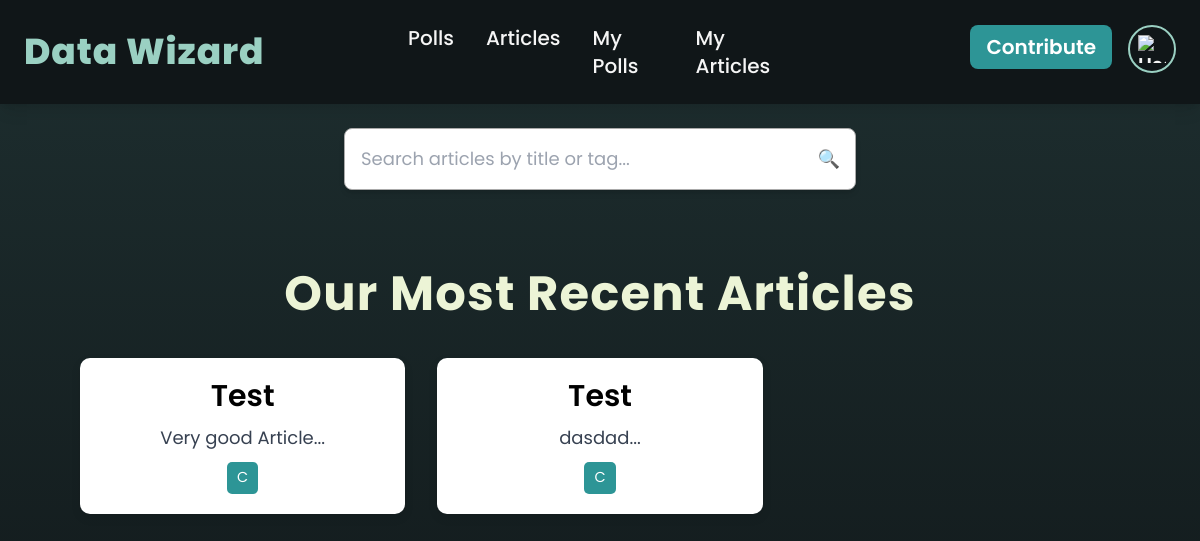
/home/, run on an earlier commit of the app's database.
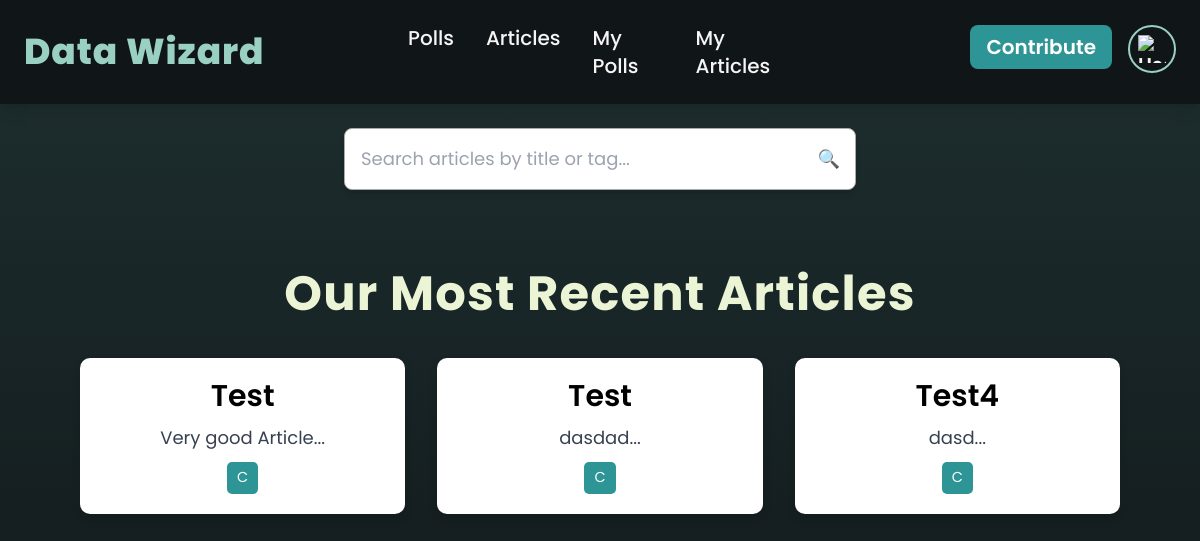
And on a later commit of the database.
### madS/models.py (models this page shows, shortened)
class Article(models.Model):
    title = models.CharField(max_length=255, default="Test")
    survey = models.ForeignKey(Survey, on_delete=models.CASCADE, default=1)  # Set a valid ID
    user = models.ForeignKey(CustomUser, on_delete=models.CASCADE)
    text = models.TextField()
    created_at = models.DateTimeField(auto_now_add=True)
    references = models.TextField(blank=True)

class Tag(models.Model):
    name = models.CharField(max_length=50, unique=True)

### madS/views.py (the view)
# urls.py: path('home/', views.view_articles, name='view_articles'),
def view_articles(request):
    query = request.GET.get('q', '')  # Get search query from URL parameters
    articles = Article.objects.select_related('survey').prefetch_related('survey__tags').all()
    if query:
        articles = articles.filter(
            Q(title__icontains=query) | Q(survey__tags__name__icontains=query)
        ).distinct()  # Remove duplicates if matches appear in title & tags
    return render(request, 'crm/view_articles.html', {'articles': articles, 'query': query})

### madS/templates/crm/view_articles.html (shortened to what this page needs)
<!DOCTYPE html>
<html lang="en">
<head>
    <script src="https://cdn.tailwindcss.com"></script>
</head>
<body class="bg-gradient-to-b from-[#1E2F30] to-[#101618] text-[#F5F5F5] h-screen flex flex-col">
    <header class="flex items-center p-6 bg-[#101618] shadow-lg text-xl font-semibold">
        <h1 class="font-extrabold text-[#9AD0C2] text-4xl flex-1 text-left tracking-wide">Data Wizard</h1>
        <nav class="flex-1 flex justify-center space-x-8">
            <a href="{% url 'survey_list' %}" class="text-[#F5F5F5] hover:text-[#9AD0C2] transition duration-300 font-medium">Polls</a>
            <a href="{% url 'articles' %}" class="text-[#F5F5F5] hover:text-[#9AD0C2] transition duration-300 font-medium">Articles</a>
            <a href="{% url 'myPolls' %}" class="text-[#F5F5F5] hover:text-[#9AD0C2] transition duration-300 font-medium">My Polls</a>
            <a href="{% url 'myArticles' %}" class="text-[#F5F5F5] hover:text-[#9AD0C2] transition duration-300 font-medium">My Articles</a>
        </nav>
        <div class="flex-1 flex justify-end space-x-4">
            <a href="{% url 'survey_builder' %}">
                <button class="bg-[#2D9596] text-white px-4 py-2 rounded-lg hover:bg-[#265073] transition duration-300">
                    Contribute
                </button>
            </a>
            <a href="{% url 'account' %}">
                <button class="p-2 rounded-full overflow-hidden w-12 h-12 border-2 border-[#9AD0C2]">
                    <img src="https://cdn-icons-png.flaticon.com/512/1508/1508843.png" alt="User Icon" class="w-full h-full">
                </button>
            </a>
        </div>
    </header>
    <form method="GET" action="{% url 'view_articles' %}" class="w-full flex justify-center mt-6">
        <div class="relative w-full max-w-lg flex items-center">
            <input
                type="text"
                name="q"
                value="{{ query }}"
                placeholder="Search articles by title or tag..."
                class="p-4 w-full text-lg border border-[#AAAAAA] rounded-lg text-black shadow-md focus:ring-2 focus:ring-[#9AD0C2] focus:border-transparent"
            >
            <button type="submit" class="absolute right-4 top-1/2 transform -translate-y-1/2 text-gray-700 text-lg">🔍</button>
        </div>
    </form>
        <main class="flex-1 flex flex-col items-center text-center p-10 w-full">
            <h2 class="text-5xl font-bold text-[#ECF4D6] mt-10 tracking-wide">Our Most Recent Articles</h2>
            <div class="mt-10 grid grid-cols-1 md:grid-cols-2 lg:grid-cols-3 gap-8 w-full px-10 max-w-6xl">
                {% for article in articles %}
                <div class="article-card" onclick="openModal('{{ article.title }}', `{{ article.text|slice:120 }}...`)">
                    <h3 class="text-3xl font-semibold">{{ article.title }}</h3>
                    <p class="text-lg text-gray-700">{{ article.text|slice:120 }}...</p>
                    <div class="tags-group">
                        {% for tag in article.survey.tags.all %}
                        <div class="tag">{{ tag.name }}</div>
                        {% endfor %}
                    </div>
                </div>
                {% empty %}
                <p class="text-xl text-gray-400 mt-10">No articles available.</p>
                {% endfor %}
            </div>
        </main>
</body>
</html>

What changed in the data, as far as the page shows it:
added Article: title "Test4", text "dasd", Tag (name "C")
